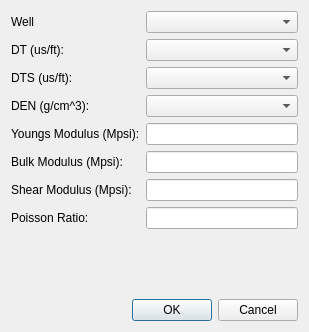
<?xml version="1.0" encoding="UTF-8"?>
<ui version="4.0">
 <class>RockPropertiesDialog</class>
 <widget class="QDialog" name="RockPropertiesDialog">
  <property name="geometry">
   <rect>
    <x>0</x>
    <y>0</y>
    <width>309</width>
    <height>332</height>
   </rect>
  </property>
  <property name="windowTitle">
   <string>Grid Math</string>
  </property>
  <layout class="QVBoxLayout" name="verticalLayout">
   <item>
    <layout class="QGridLayout" name="gridLayout">
     <item row="6" column="0">
      <widget class="QLabel" name="label">
       <property name="text">
        <string>Shear Modulus (Mpsi):</string>
       </property>
      </widget>
     </item>
     <item row="7" column="0">
      <widget class="QLabel" name="label_3">
       <property name="text">
        <string>Poisson Ratio:</string>
       </property>
      </widget>
     </item>
     <item row="1" column="0">
      <widget class="QLabel" name="label_4">
       <property name="text">
        <string>DT (us/ft):</string>
       </property>
      </widget>
     </item>
     <item row="6" column="1">
      <widget class="QLineEdit" name="leShearModulus"/>
     </item>
     <item row="4" column="1">
      <widget class="QLineEdit" name="leYoungsModulus"/>
     </item>
     <item row="4" column="0">
      <widget class="QLabel" name="label_6">
       <property name="text">
        <string>Youngs Modulus (Mpsi):</string>
       </property>
      </widget>
     </item>
     <item row="0" column="0">
      <widget class="QLabel" name="label_2">
       <property name="text">
        <string>Well</string>
       </property>
      </widget>
     </item>
     <item row="3" column="0">
      <widget class="QLabel" name="label_8">
       <property name="text">
        <string>DEN (g/cm^3):</string>
       </property>
      </widget>
     </item>
     <item row="2" column="0">
      <widget class="QLabel" name="label_7">
       <property name="text">
        <string>DTS (us/ft):</string>
       </property>
      </widget>
     </item>
     <item row="7" column="1">
      <widget class="QLineEdit" name="lePoissonRatio"/>
     </item>
     <item row="0" column="1">
      <widget class="QComboBox" name="cbWell"/>
     </item>
     <item row="1" column="1">
      <widget class="QComboBox" name="cbDT"/>
     </item>
     <item row="2" column="1">
      <widget class="QComboBox" name="cbDTS"/>
     </item>
     <item row="3" column="1">
      <widget class="QComboBox" name="cbDEN"/>
     </item>
     <item row="5" column="0">
      <widget class="QLabel" name="label_5">
       <property name="text">
        <string>Bulk Modulus (Mpsi):</string>
       </property>
      </widget>
     </item>
     <item row="5" column="1">
      <widget class="QLineEdit" name="leBulkModulus"/>
     </item>
    </layout>
   </item>
   <item>
    <spacer name="verticalSpacer">
     <property name="orientation">
      <enum>Qt::Vertical</enum>
     </property>
     <property name="sizeHint" stdset="0">
      <size>
       <width>20</width>
       <height>40</height>
      </size>
     </property>
    </spacer>
   </item>
   <item>
    <widget class="QDialogButtonBox" name="buttonBox">
     <property name="orientation">
      <enum>Qt::Horizontal</enum>
     </property>
     <property name="standardButtons">
      <set>QDialogButtonBox::Cancel|QDialogButtonBox::Ok</set>
     </property>
    </widget>
   </item>
  </layout>
 </widget>
 <tabstops>
  <tabstop>cbWell</tabstop>
  <tabstop>cbDT</tabstop>
  <tabstop>cbDTS</tabstop>
  <tabstop>cbDEN</tabstop>
  <tabstop>leYoungsModulus</tabstop>
  <tabstop>leBulkModulus</tabstop>
  <tabstop>leShearModulus</tabstop>
  <tabstop>lePoissonRatio</tabstop>
 </tabstops>
 <resources/>
 <connections>
  <connection>
   <sender>buttonBox</sender>
   <signal>accepted()</signal>
   <receiver>RockPropertiesDialog</receiver>
   <slot>accept()</slot>
   <hints>
    <hint type="sourcelabel">
     <x>248</x>
     <y>254</y>
    </hint>
    <hint type="destinationlabel">
     <x>157</x>
     <y>274</y>
    </hint>
   </hints>
  </connection>
  <connection>
   <sender>buttonBox</sender>
   <signal>rejected()</signal>
   <receiver>RockPropertiesDialog</receiver>
   <slot>reject()</slot>
   <hints>
    <hint type="sourcelabel">
     <x>316</x>
     <y>260</y>
    </hint>
    <hint type="destinationlabel">
     <x>286</x>
     <y>274</y>
    </hint>
   </hints>
  </connection>
 </connections>
</ui>
